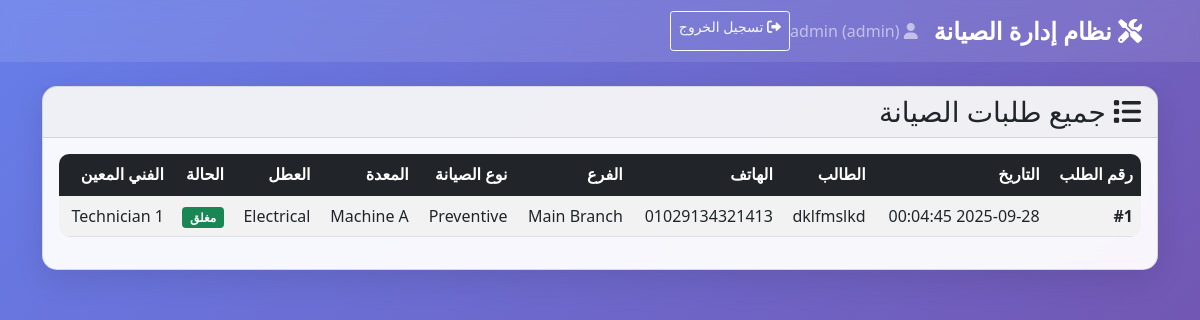
Screenshot of /requests (signed in) with the database file from the repository.
### web_app.py (models this page shows)
class MaintenanceRequest(db.Model):
    __tablename__ = "MaintenanceRequests"
    request_id = db.Column(db.Integer, primary_key=True)
    request_date = db.Column(db.String(50), nullable=False)
    requester_name = db.Column(db.String(255), nullable=False)
    phone_number = db.Column(db.String(50), nullable=False)
    branch = db.Column(db.String(255), nullable=False)
    maintenance_type = db.Column(db.String(255), nullable=False)
    equipment_name = db.Column(db.String(255), nullable=False)
    fault_type = db.Column(db.String(255), nullable=False)
    notes = db.Column(db.Text)
    assigned_technician = db.Column(db.String(255))
    status = db.Column(db.String(50), nullable=False, default="open")
    start_time = db.Column(db.String(50))
    end_time = db.Column(db.String(50))

### web_app.py (the view)
    @app.route('/requests')
    def view_requests():
        if 'user_role' not in session:
            return redirect(url_for('login'))
        requests = MaintenanceRequest.query.order_by(MaintenanceRequest.request_id.desc()).all()
        return render_template('requests.html', requests=requests)

### templates/requests.html (shortened to what this page needs)
{% extends "base.html" %}
{% block content %}
<div class="card">
    <div class="card-header">
        <h3 class="card-title mb-0">
            <i class="fas fa-list"></i> جميع طلبات الصيانة
        </h3>
    </div>
    <div class="card-body">
        {% if requests %}
        <div class="table-responsive">
            <table class="table table-striped table-hover">
                <thead class="table-dark">
                    <tr>
                        <th>رقم الطلب</th>
                        <th>التاريخ</th>
                        <th>الطالب</th>
                        <th>الهاتف</th>
                        <th>الفرع</th>
                        <th>نوع الصيانة</th>
                        <th>المعدة</th>
                        <th>العطل</th>
                        <th>الحالة</th>
                        <th>الفني المعين</th>
                    </tr>
                </thead>
                <tbody>
                    {% for request in requests %}
                    <tr>
                        <td><strong>#{{ request.request_id }}</strong></td>
                        <td>{{ request.request_date }}</td>
                        <td>{{ request.requester_name }}</td>
                        <td>{{ request.phone_number }}</td>
                        <td>{{ request.branch }}</td>
                        <td>{{ request.maintenance_type }}</td>
                        <td>{{ request.equipment_name }}</td>
                        <td>{{ request.fault_type }}</td>
                        <td>
                            {% if request.status == 'open' %}
                                <span class="badge bg-warning">مفتوح</span>
                            {% elif request.status == 'in_progress' %}
                                <span class="badge bg-info">قيد التنفيذ</span>
                            {% elif request.status == 'waiting' %}
                                <span class="badge bg-secondary">انتظار</span>
                            {% elif request.status == 'closed' %}
                                <span class="badge bg-success">مغلق</span>
                            {% else %}
                                <span class="badge bg-light text-dark">{{ request.status }}</span>
                            {% endif %}
                        </td>
                        <td>{{ request.assigned_technician or 'غير معين' }}</td>
                    </tr>
                    {% endfor %}
                </tbody>
            </table>
        </div>
        {% endif %}
    </div>
</div>
{% endblock %}

### templates/base.html (style rules this page uses)
body { font-family: 'Segoe UI', Tahoma, Geneva, Verdana, sans-serif; background: linear-gradient(135deg, #667eea 0%, #764ba2 100%); min-height: 100vh; direction: rtl; }
.card { border-radius: 15px; box-shadow: 0 10px 30px rgba(0,0,0,0.1); backdrop-filter: blur(10px); background: rgba(255, 255, 255, 0.95); }
.table { background: white; border-radius: 10px; overflow: hidden; }

### rows the page displays
MaintenanceRequest: request_id "1", request_date "2025-09-28 00:04:45", requester_name "dklfmslkd", phone_number "01029134321413", branch "Main Branch", maintenance_type "Preventive", equipment_name "Machine A", fault_type "Electrical", status "مغلق", assigned_technician "Technician 1"

### other values shown
{{ session.username }} "admin"
{{ session.user_role }} "admin"
